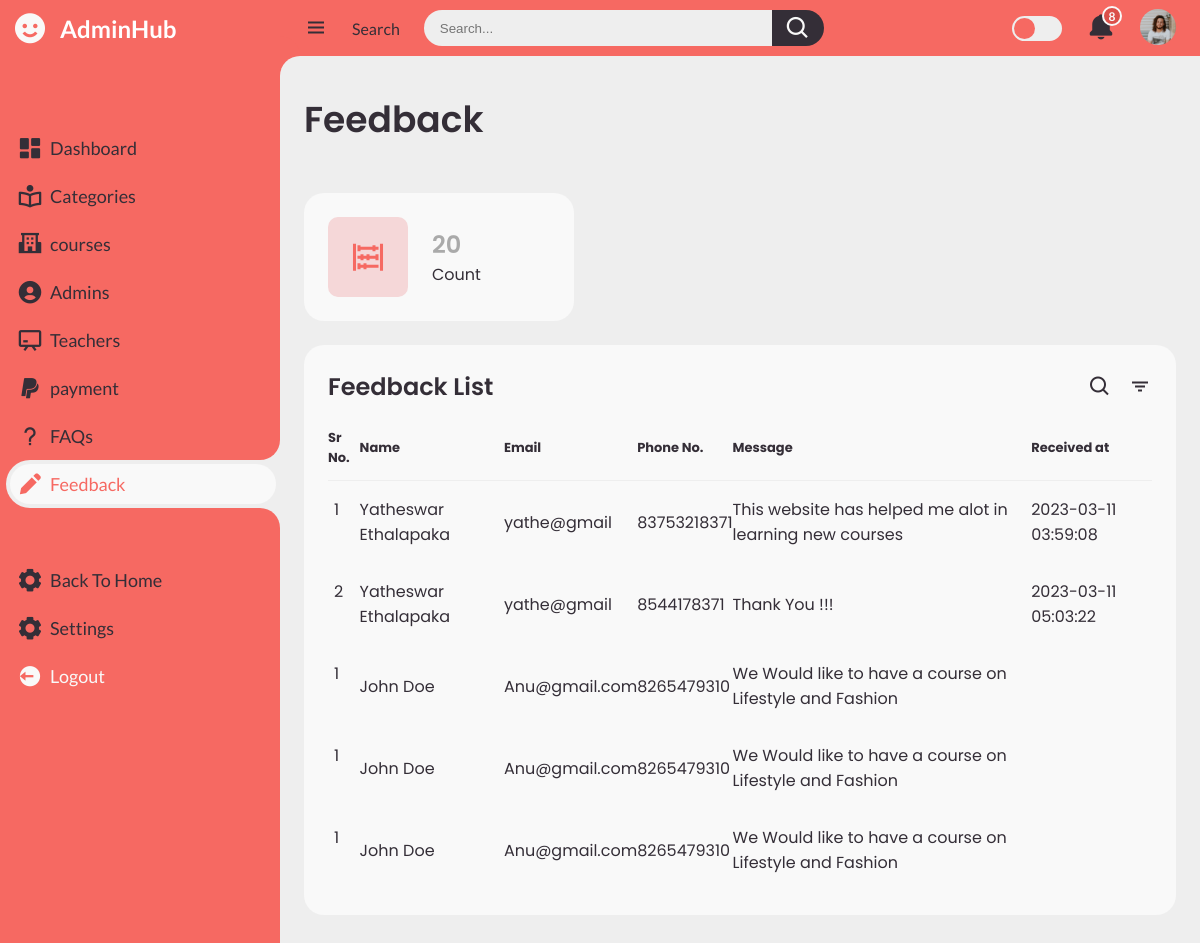
The page /adminpanel/feedback/feedback.php (signed in) on the database its author committed.
### tables this page shows
CREATE TABLE `feedbacks` (
  `id` int(11) NOT NULL,
  `name` text DEFAULT NULL,
  `email` text DEFAULT NULL,
  `phone` text DEFAULT NULL,
  `message` text DEFAULT NULL,
  `sendat` timestamp NOT NULL DEFAULT current_timestamp()
);

### adminpanel/feedback/feedback.php (the view, shortened to what this page needs)
<?php
	if(isset($_SESSION['login']) && $_SESSION['login'] == true){
?>
<!DOCTYPE html>
<html lang="en">
<head>
	<link href='https://unpkg.com/boxicons@2.0.9/css/boxicons.min.css' rel='stylesheet'>
	<link rel="stylesheet" href="../../css/admin.css">
</head>
<body>
	<section id="sidebar">
		<a href="#" class="brand">
			<i class='bx bxs-smile'></i>
			<span class="text" style="color:white; ">AdminHub</span>
		</a>
		<ul class="side-menu top">
			<li>
				<a href="..\admin.php">
					<i class='bx bxs-dashboard' ></i>
					<span class="text">Dashboard</span>
				</a>
			</li>
			<li>
				<a href="..\category\category.php">
					<i class='bx bx-book-reader' ></i>
					<span class="text">Categories</span>
				</a>
			</li>
			<li>
				<a href="..\courses\courses.php">
					<i class='bx bxs-school'></i>
					<span class="text">courses</span>
				</a>
			</li>
			<li>
				<a href="..\admins\admins.php">
					<i class='bx bxs-user-circle'></i>
					<span class="text">Admins</span>
				</a>
			</li>
			<li>
				<a href="..\teachers\teachers.php">
					<i class='bx bx-chalkboard'></i>
					<span class="text">Teachers</span>
				</a>
			</li>
			<li>
				<a href="..\payment\payment.html">
					<i class='bx bxl-paypal'></i>
					<span class="text">payment</span>
				</a>
			</li>
			<li>
				<a href="..\faqs\faqs.php">
					<i class='bx bx-question-mark'></i>
					<span class="text">FAQs</span>
				</a>
			</li>
			<li class="active">
				<a href="..\feedback\feedback.php">
					<i class='bx bxs-pencil'></i>
					<span class="text">Feedback</span>
				</a>
			</li>
		</ul>
		<ul class="side-menu">
			<li>
				<a href="../../index.php">
					<i class='bx bxs-cog' ></i>
					<span class="text">Back To Home</span>
				</a>
			</li>
			<li>
				<a href="#">
					<i class='bx bxs-cog' ></i>
					<span class="text">Settings</span>
				</a>
			</li>
			<li>
				<a href="../../logout.php" class="logout">
					<i class='bx bxs-log-out-circle' ></i>
					<span class="text">Logout</span>
				</a>
			</li>
		</ul>
	</section>
	<section id="content">
		<nav>
			<i class='bx bx-menu' ></i>
			<a href="#" class="nav-link">Search</a>
			<form action="#">
				<div class="form-input">
					<input type="search" placeholder="Search...">
					<button type="submit" class="search-btn"><i class='bx bx-search' ></i></button>
				</div>
			</form>
			<label for="switch-mode" class="switch-mode"></label>
			<a href="#" class="notification">
				<i class='bx bxs-bell' ></i>
				<span class="num">8</span>
			</a>
			<a href="#" class="profile">
				<img src="..\img/people.png">
			</a>
		</nav>
		<main>
			<div class="head-title">
				<div class="left">
					<h1>Feedback</h1>
				</div>
			</div>
            <ul class="box-info">
                <li style="width:270px;">
                    <i class='bx bx-abacus'></i>
                    <span class="text">
                        <h3>20</h3>
                        <p>Count</p>
                    </span>
                </li>
            </ul>
			<div class="table-data">
				<div class="order">
					<div class="head">
						<h3>Feedback List</h3>
						<i class='bx bx-search' ></i>
						<i class='bx bx-filter' ></i>
					</div>
					<table>
						<thead>
							<tr>
								<th>Sr No.</th>
								<th>Name</th>
								<th>Email</th>
								<th>Phone No.</th>
                                <th>Message</th>
								<th>Received at</th>
							</tr>
						</thead>
						<tbody>
							<?php
								$db = mysqli_connect('localhost','root','','e_learning');
								$feedback = mysqli_query($db, "SELECT * FROM `feedbacks`");
								if(!$feedback){
									die("Invalid Query !!!". mysqli_connect_error());
								}
								else{
									while($row = mysqli_fetch_assoc($feedback)){
										echo "
										<tr>
											<td>$row[id]</td>
											<td>$row[name]</td>
											<td>$row[email]</td>
											<td>$row[phone]</td>
											<td>$row[message]</td>
											<td>$row[sendat]</td>
										</tr>
										";
									}
								}
							?>
							<tr>
                                <td><p>1</p></td>
                                <td><p>John Doe</p></td>
                                <td><p>Anu@gmail.com</p></td>
								<td><p>8265479310</p></td>
                                <td><p>We Would like to have a course on Lifestyle and Fashion</p></td>
							</tr>
							<tr>
                                <td><p>1</p></td>
                                <td><p>John Doe</p></td>
                                <td><p>Anu@gmail.com</p></td>
                                <td><p>8265479310</p></td>
                                <td><p>We Would like to have a course on Lifestyle and Fashion</p></td>
							</tr>
							<tr>
                                <td><p>1</p></td>
                                <td><p>John Doe</p></td>
                                <td><p>Anu@gmail.com</p></td>
                                <td><p>8265479310</p></td>
                                <td><p>We Would like to have a course on Lifestyle and Fashion</p></td>
							</tr>
						</tbody>
					</table>
				</div>
			</div>
		</main>
	</section>
</body>
</html>
<?php
	}
	else{
		header("Location: ../../login.php");
	}
?>

### rows shown on the page
feedbacks: id "1", name "Yatheswar Ethalapaka", email "yathe@gmail", phone "83753218371", message "This website has helped me alot in learning new courses", sendat "2023-03-11 03:59:08"
feedbacks: id "2", name "Yatheswar Ethalapaka", email "yathe@gmail", phone "8544178371", message "Thank You !!!", sendat "2023-03-11 05:03:22"
